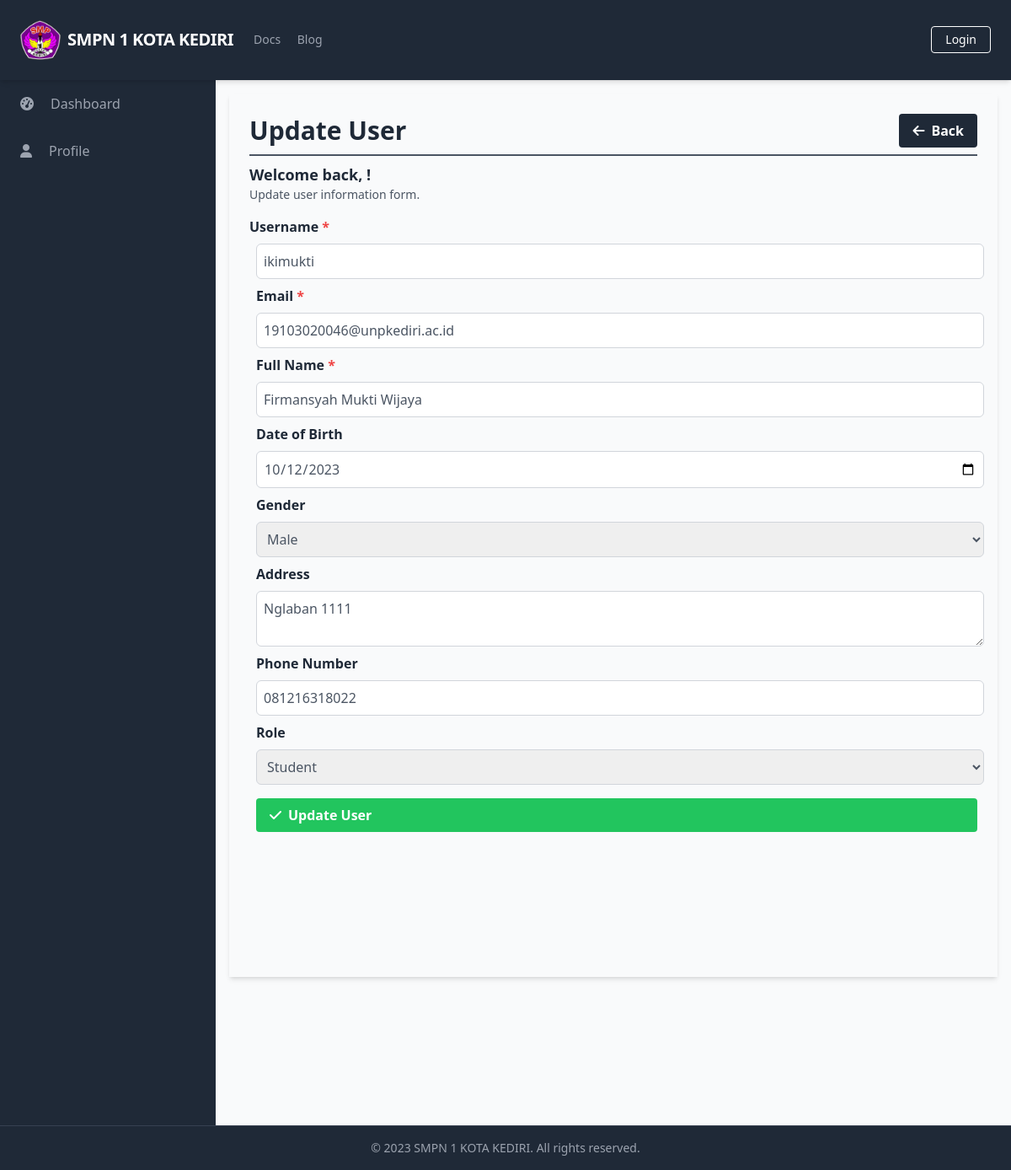
Screenshot of /manage_users/manage_users_update.php?id=0 with the database file from the repository.
### tables this page shows
CREATE TABLE `users` (
  `UserID` int(11) NOT NULL,
  `Username` varchar(50) NOT NULL,
  `Password` varchar(255) NOT NULL,
  `Email` varchar(100) NOT NULL,
  `FullName` varchar(100) DEFAULT NULL,
  `DateOfBirth` date DEFAULT NULL,
  `Gender` varchar(10) DEFAULT NULL,
  `Address` text DEFAULT NULL,
  `PhoneNumber` varchar(20) DEFAULT NULL,
  `RoleID` int(11) DEFAULT NULL,
  `AccountCreationDate` timestamp NOT NULL DEFAULT current_timestamp() ON UPDATE current_timestamp(),
  `LastLogin` datetime DEFAULT NULL,
  `AccountStatus` varchar(20) DEFAULT NULL,
  `ProfilePictureURL` varchar(255) DEFAULT NULL,
  `ActivationStatus` varchar(20) DEFAULT NULL
);

### public/manage_users/manage_users_update.php (the view, shortened to what this page needs)
<?php
require_once('../../database/connection.php');
include_once('../components/header.php');
$user_id = $username = $email = $full_name = $date_of_birth = $gender = $address = $phone_number = $role = '';
if (isset($_GET['id'])) {
    $user_id = mysqli_real_escape_string($conn, $_GET['id']);
    $query = "SELECT * FROM Users WHERE UserID = ? LIMIT 1";
    $stmt = $conn->prepare($query);
    $stmt->bind_param('s', $user_id);
    $stmt->execute();
    $result = $stmt->get_result();
    $user = $result->fetch_assoc();
    if (!$user) {
    } else {
        $username = $user['Username'];
        $email = $user['Email'];
        $full_name = $user['FullName'];
        $date_of_birth = $user['DateOfBirth'];
        $gender = $user['Gender'];
        $address = $user['Address'];
        $phone_number = $user['PhoneNumber'];
        $role = $user['RoleID'];
    }
}
?>
<div class="h-screen flex flex-col">
    <?php include('../components/navbar.php'); ?>
    <div class="flex-grow bg-gray-50 flex flex-row shadow-md">
        <?php include('../components/sidebar.php'); ?>
        <main class="bg-gray-50 flex flex-col flex-1 overflow-y-scroll h-screen flex-shrink-0 sc-hide pb-40">
            <div class="flex items-start justify-start p-6 shadow-md m-4 flex-1 flex-col">
                <div class="flex flex-row justify-between items-center w-full border-b-2 border-gray-600 mb-2 pb-2">
                    <h1 class="text-3xl text-gray-800 font-semibold w-full">Update User</h1>
                    <div class="flex flex-row justify-end items-center">
                        <a href="manage_users_list.php" class="bg-gray-800 hover:bg-gray-700 text-white font-bold py-2 px-4 rounded inline-flex items-center space-x-2">
                            <i class="fas fa-arrow-left"></i>
                            <span>Back</span>
                        </a>
                    </div>
                </div>
                <div class="flex flex-col w-full">
                    <div class="flex flex-row justify-between items-center w-full pb-2">
                        <div>
                            <h2 class="text-lg text-gray-800 font-semibold">Welcome back, <?php echo $_SESSION['FullName']; ?>!</h2>
                            <p class="text-gray-600 text-sm">Update user information form.</p>
                        </div>
                    </div>
                    <form action="" method="POST" class="flex flex-col w-full space-x-2">
                        <label for="username" class="block font-semibold text-gray-800 mt-2 mb-2">Username <span class="text-red-500">*</span></label>
                        <input type="text" id="username" name="username" class="w-full rounded-md border-gray-300 px-2 py-2 border text-gray-600" placeholder="Username" value="<?php echo $username; ?>">
                        <label for="email" class="block font-semibold text-gray-800 mt-2 mb-2">Email <span class="text-red-500">*</span></label>
                        <input type="email" id="email" name="email" class="w-full rounded-md border-gray-300 px-2 py-2 border text-gray-600" placeholder="Email" value="<?php echo $email; ?>">
                        <label for="full_name" class="block font-semibold text-gray-800 mt-2 mb-2">Full Name <span class="text-red-500">*</span></label>
                        <input type="text" id="full_name" name="full_name" class="w-full rounded-md border-gray-300 px-2 py-2 border text-gray-600" placeholder="Full Name" value="<?php echo $full_name; ?>">
                        <label for="date_of_birth" class="block font-semibold text-gray-800 mt-2 mb-2">Date of Birth</label>
                        <input type="date" id="date_of_birth" name="date_of_birth" class="w-full rounded-md border-gray-300 px-2 py-2 border text-gray-600" placeholder="Date of Birth" value="<?php echo $date_of_birth; ?>">
                        <label for="gender" class="block font-semibold text-gray-800 mt-2 mb-2">Gender</label>
                        <select id="gender" name="gender" class="w-full rounded-md border-gray-300 px-2 py-2 border text-gray-600">
                            <option value="Male" <?php if ($gender === 'Male') echo 'selected'; ?>>Male</option>
                        </select>
                        <label for="address" class="block font-semibold text-gray-800 mt-2 mb-2">Address</label>
                        <textarea id="address" name="address" class="w-full rounded-md border-gray-300 px-2 py-2 border text-gray-600" placeholder="Address"><?php echo $address; ?></textarea>
                        <label for="phone_number" class="block font-semibold text-gray-800 mt-2 mb-2">Phone Number</label>
                        <input type="tel" id="phone_number" name="phone_number" class="w-full rounded-md border-gray-300 px-2 py-2 border text-gray-600" placeholder="Phone Number" value="<?php echo $phone_number; ?>">
                        <?php
                        function getRoles($conn)
                        {
                            $roles = array();
                            $query = "SELECT RoleID, RoleName FROM Role";
                            $result = $conn->query($query);
                            if (
                                $result->num_rows > 0
                            ) {
                                while ($row = $result->fetch_assoc()) {
                                    $roles[$row['RoleID']] = $row['RoleName'];
                                }
                            }
                            return $roles;
                        }
                        $roles = getRoles($conn);
                        ?>
                        <label for="role" class="block font-semibold text-gray-800 mt-2 mb-2">Role</label>
                        <select id="role" name="role" class="w-full rounded-md border-gray-300 px-2 py-2 border text-gray-600">
                            <?php
                            foreach ($roles as $roleId => $roleName) {
                                $selected = ($role == $roleId) ? 'selected' : '';
                                echo "<option value=\"$roleId\" $selected>$roleName</option>";
                            }
                            ?>
                        </select>
                        <button type="submit" class="bg-green-500 hover-bg-green-700 text-white font-bold py-2 px-4 rounded inline-flex items-center mt-4 text-center">
                            <i class="fas fa-check mr-2"></i>
                            <span>Update User</span>
                        </button>
                    </form>
                </div>
            </div>
        </main>
    </div>
    <?php include('../components/footer.php'); ?>
</div>
</body>
</html>

### rows the page displays
users: username "ikimukti", email "19103020046@unpkediri.ac.id", full_name "Firmansyah Mukti Wijaya", date_of_birth "10/12/2023", gender "Male", address "Nglaban 1111", phone_number "081216318022"

### other values shown
$baseTitle "SMPN 1 KOTA KEDIRI"
form field role "Student"
